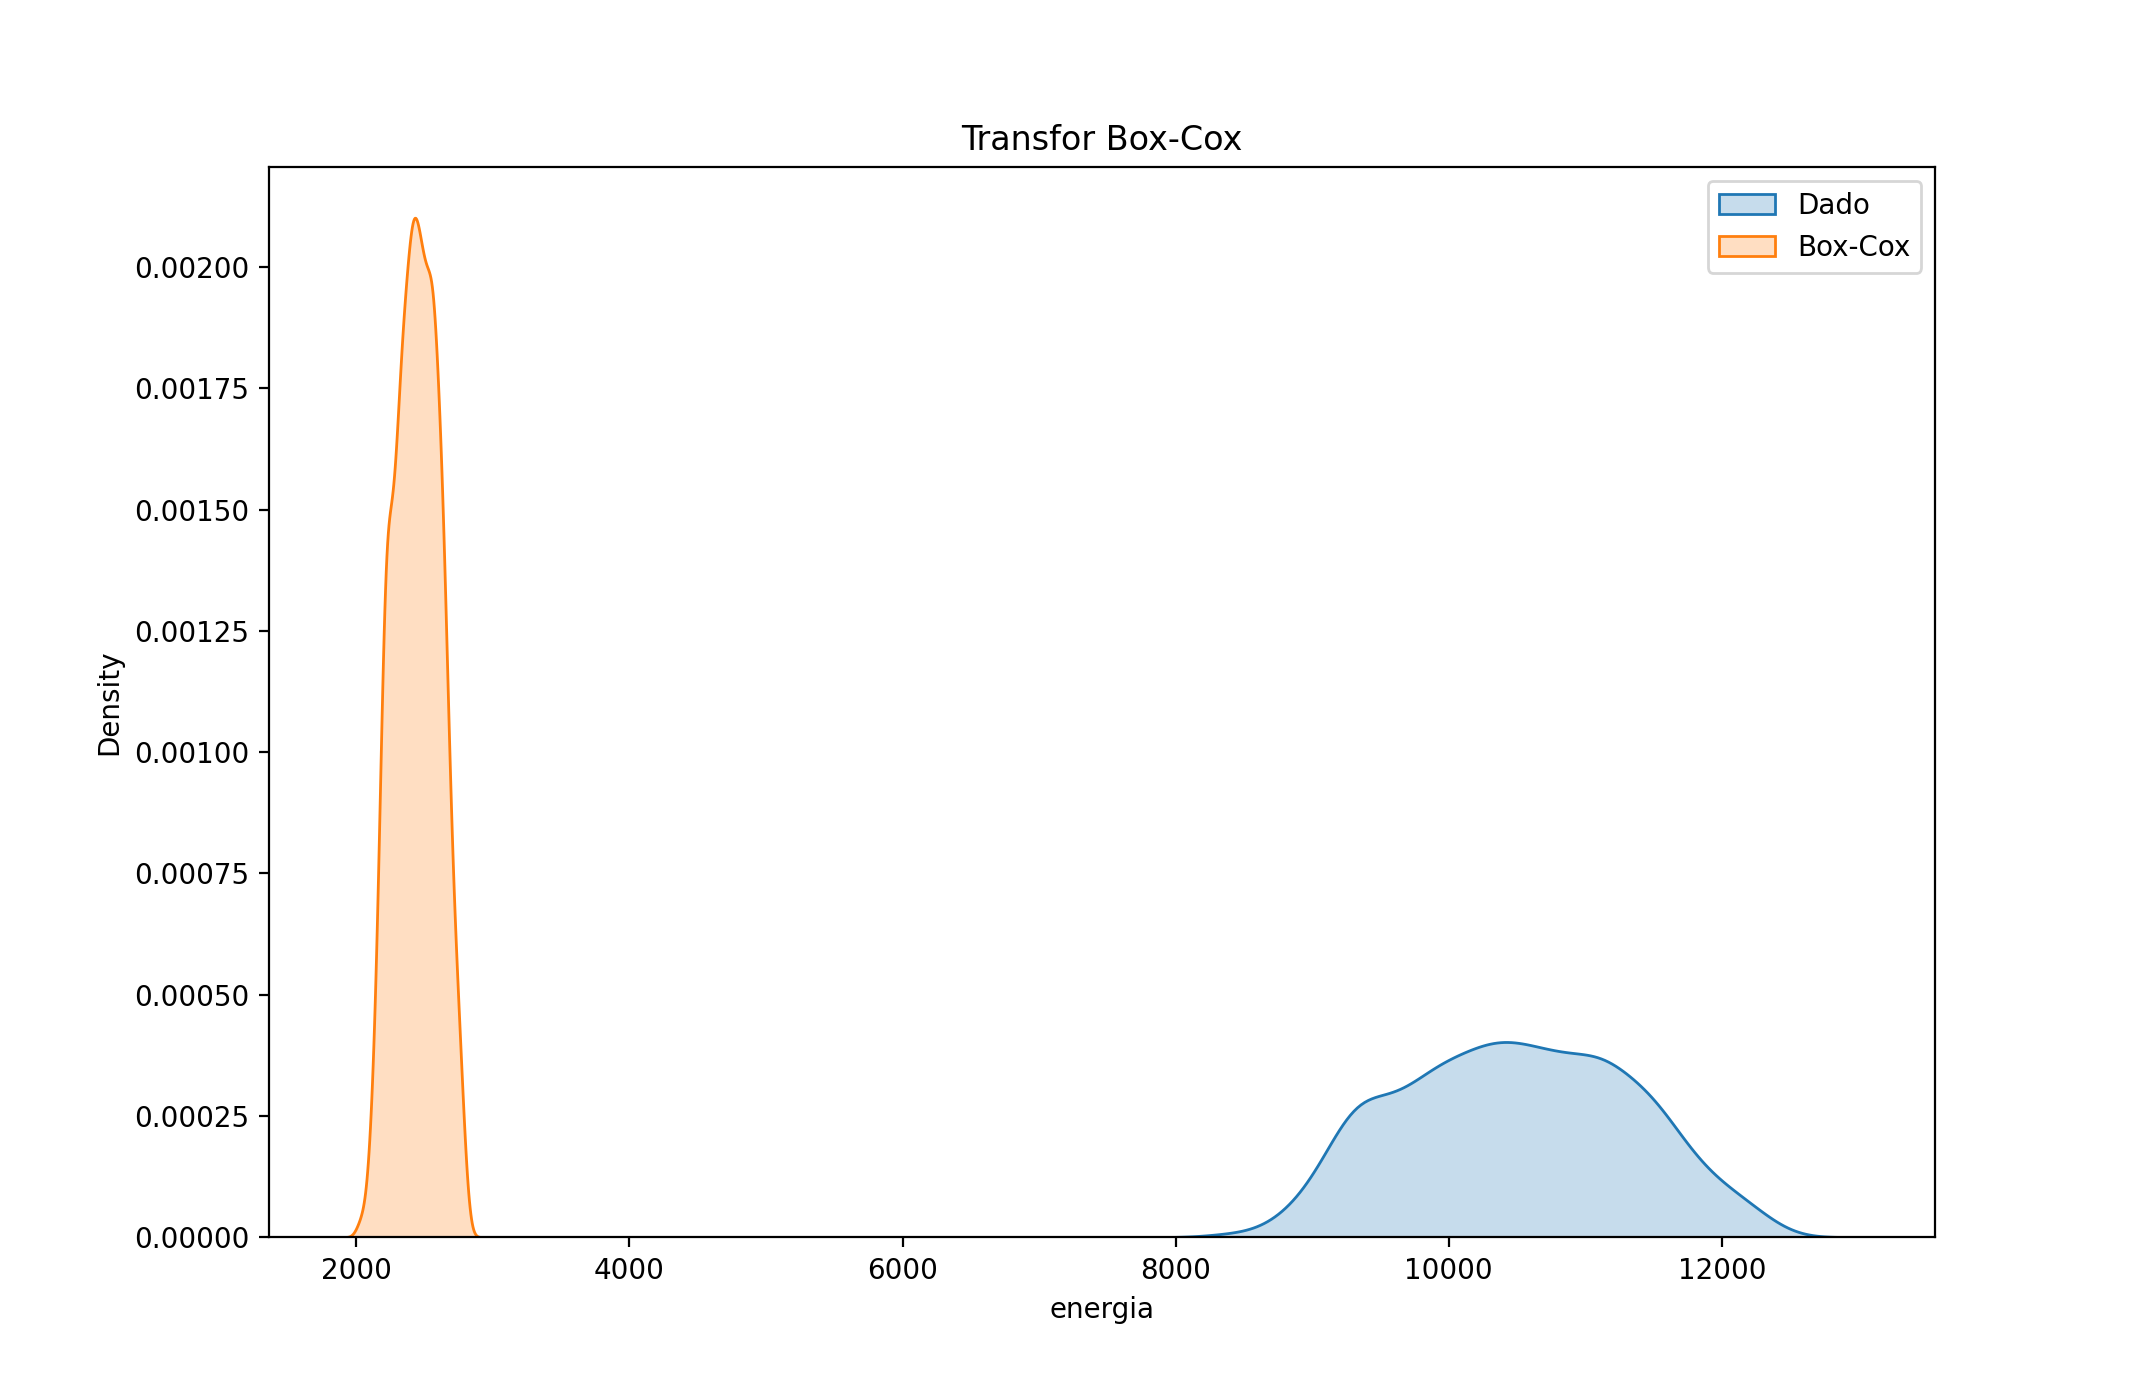

Write the Python code that produced this figure.
from dateutil.parser import parse 
import matplotlib as mpl
import matplotlib.pyplot as plt
import seaborn as sns
import numpy as np
import pandas as pd
#plt.rcParams.update({'figure.figsize': (10, 7), 'figure.dpi': 120})

import scipy.stats as stats
from scipy.stats import normaltest
from scipy.stats import kurtosis
from scipy.stats import skew

def check_normalteste(series):
    #calculate
    stat, p = normaltest(series)
    print (f'Statistic={stat}, p={p}')
    print ('--'*25) 

    # interpret
    alpha = 0.05
    if p > alpha:
        print('Sample looks Gaussian (fail to reject H0)')
    else:
        print('Sample does not look Gaussian (reject H0)')

df = pd.read_csv('../timeserie_train.csv'
	, parse_dates=['data']
	, index_col='data'
	,squeeze=True)

test = pd.read_csv('../timeserie_test.csv'
    , parse_dates=['data']
    , index_col='data'
    ,squeeze=True)


fitted_data, fitted_lambda = stats.boxcox(df) 
print("fitted_lambda")

bc_test = pd.DataFrame(stats.boxcox(test)[0])
bc_test.to_csv('../bc_data_test.csv', header=None)

print(fitted_lambda)
print(stats.boxcox(test)[1])



check_normalteste(fitted_data)

bc = pd.DataFrame(fitted_data)
bc.to_csv('../bc_data.csv', header=None)

sns.kdeplot(df, shade=True, label='Dado')
sns.kdeplot(fitted_data, shade=True, label='Box-Cox')
plt.legend(loc='upper right')
plt.title("Transfor Box-Cox")
plt.show()
